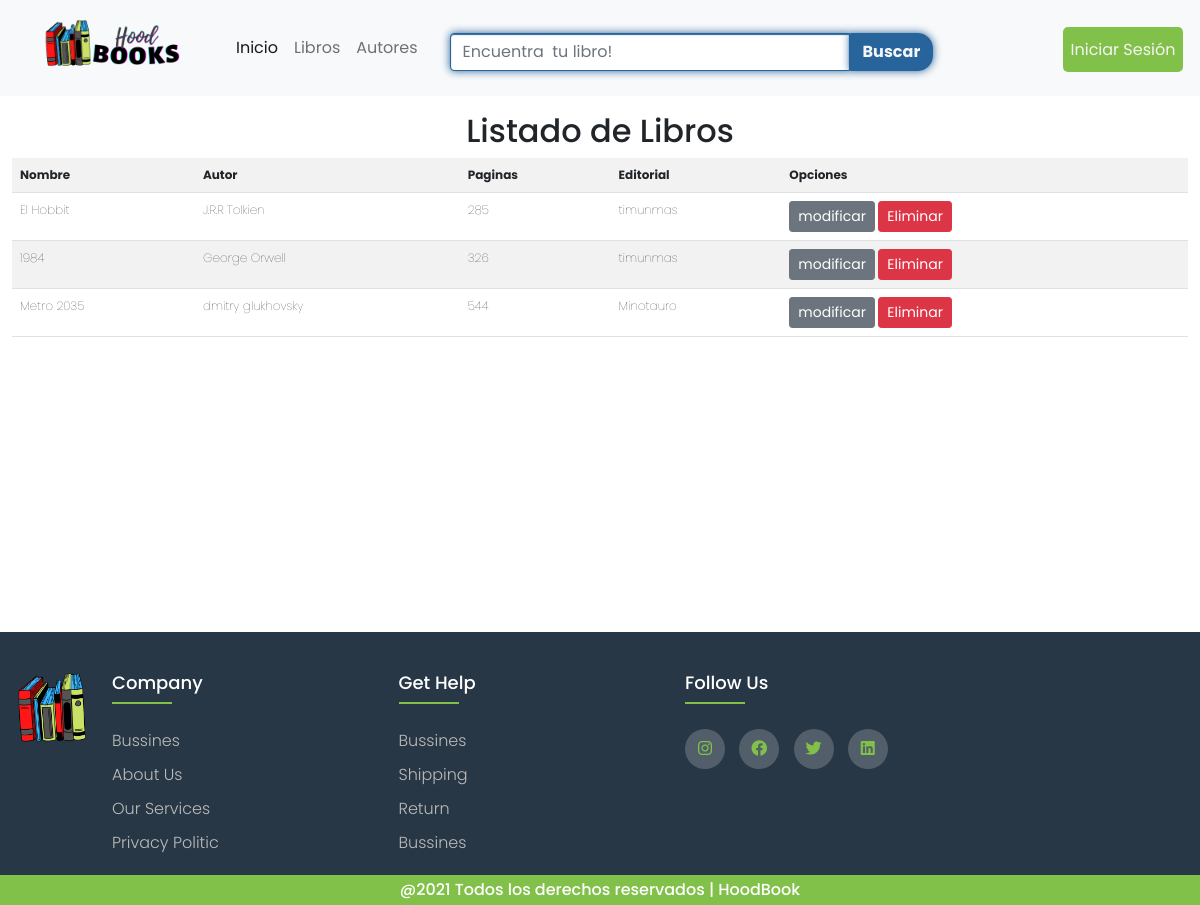
The page /listar-libros/ on the database as committed earlier.
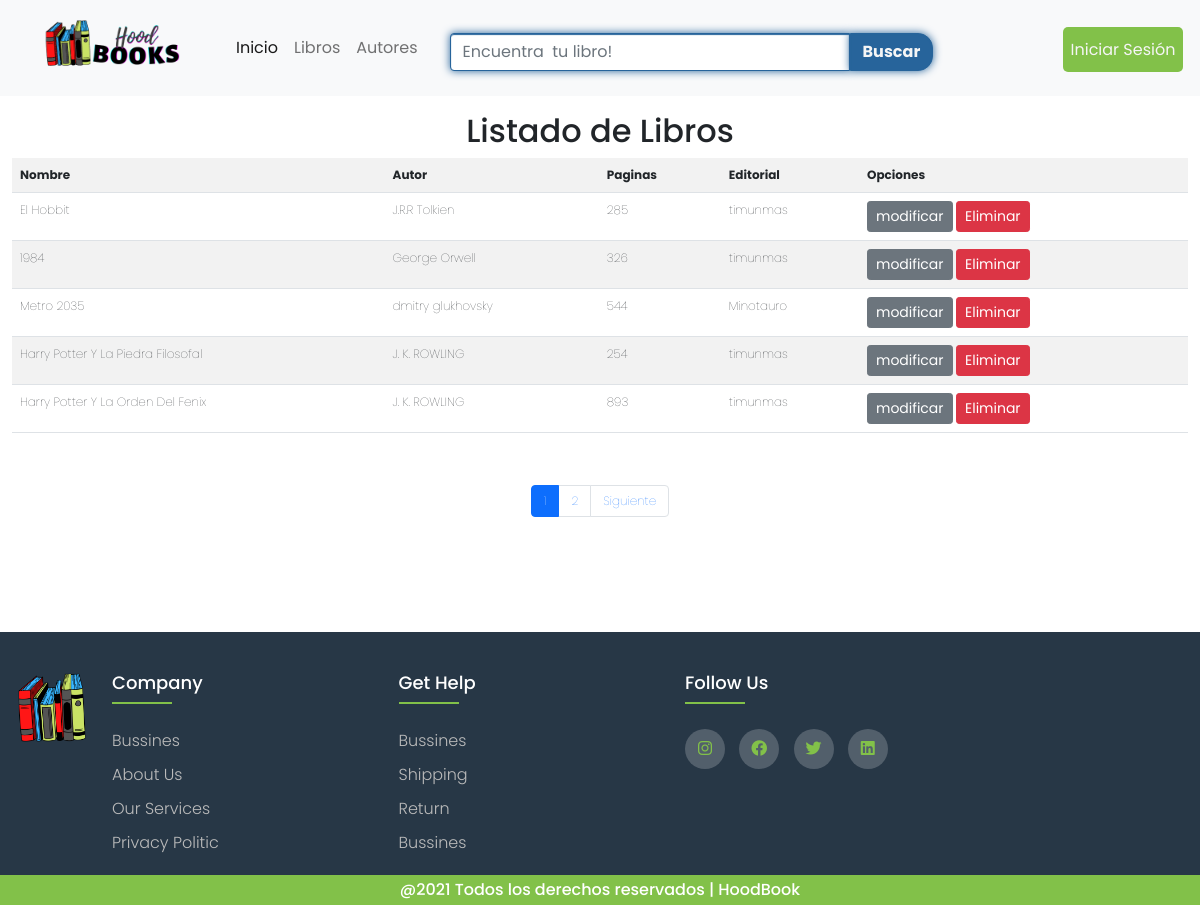
The same page on the database as committed later.
### core/models.py (models this page shows, shortened)
class Libro(models.Model):
    nombre = models.CharField(max_length=50);
    sinopsis = models.TextField();
    paginas = models.IntegerField();
    idioma = models.CharField(max_length=50);
    editorial = models.ForeignKey(Editorial, on_delete=models.PROTECT);
    fecha_estreno = models.DateField();
    autor = models.ForeignKey(Autor,on_delete=models.PROTECT)
    imagenLibro = models.ImageField(upload_to="libros", null=True)
    generoPrimario = models.ForeignKey(GeneroPrimario, on_delete=models.PROTECT);
    generoSecundario = models.ForeignKey(GeneroSecundario, on_delete=models.PROTECT);
    generoTerciario = models.ForeignKey(GeneroTerciario, on_delete=models.PROTECT);

class Autor(models.Model):
    nombre = models.CharField(max_length=50);
    cita = models.TextField();
    historia = models.TextField();
    imagenAutor = models.ImageField(upload_to="libros", null=True)
    def __str__(self):
        return self.nombre

class Editorial (models.Model):
    nombre = models.CharField(max_length=50);
    def __str__(self):
        return self.nombre

### core/views.py (the view)
# urls.py: path('listar-libros/',listar_libros,name="listar_libros"),
def listar_libros(request):
    libros = Libro.objects.all()
    page = request.GET.get('page', 1)
    try:
        paginator =Paginator(libros, 5)
        libros = paginator.page(page)
    except:
        raise Http404
    data = {
        'entity' :libros,
        'paginator':paginator,
    }
    return render(request,'core/libro/listar.html',data)

### core/templates/core/libro/listar.html (shortened to what this page needs)
{% extends 'core/base.html' %}
{% block contenido %}
<div class="container-fluid content">
    <div class="container-fluid mt-3">
        <h2 class="text-center">Listado de Libros </h2>
     </div>
     <table class="table table-striped  table-responsive-sm">
         <tr>
             <th>Nombre</th>
             <th>Autor</th>
             <th>Paginas</th>
             <th>Editorial</th>
             <th>Opciones</th>
         </tr>
         {% for l in entity %}
         <tr>
             <td>{{ l.nombre | title }}</td>
             <td>{{ l.autor }}</td>
             <td>{{ l.paginas }}</td>
             <td>{{ l.editorial }}</td>
             <td>
                 <a href="{% url 'modificar_libro' l.id %}" class="btn btn-secondary btn-sm">modificar</a>
                 <a href="#" onclick="eliminarLibro({{ l.id }})" class="btn btn-danger btn-sm">Eliminar</a>
             </td>
         </tr>
         {% endfor %}
     </table>
     <br>
     <br>
     <div>
         {% include 'core/paginator.html' %}
     </div>
</div>
{% endblock %}

### core/templates/core/base.html (shortened to what this page needs)
<!DOCTYPE html>
<html lang="en">
    <head>
       {% load static %}
        <link href="https://cdn.jsdelivr.net/npm/bootstrap@5.0.2/dist/css/bootstrap.min.css" rel="stylesheet" >
       <link href=" https://cdnjs.cloudflare.com/ajax/libs/font-awesome/6.0.0-beta2/css/all.min.css" rel="stylesheet">
       <link href="{% static 'core/styles/style.css' %}" rel="stylesheet">
    </head>
    <body>
        <nav class="navbar navbar-expand-lg navbar-light bg-light">
            <div class="container-fluid">
              <a class="navbar-brand" href="{% url 'home' %}"><img class="logo" src="{% static 'core/img/logo.png' %}"></a>
              <div class="collapse navbar-collapse " id="navbarNav">
                <ul class="navbar-nav  justify-content-center">
                  <li class="nav-item col align-self-center">
                    <a class="nav-link active " aria-current="page" href="{% url 'home' %}">Inicio</a>
                  </li>
                  <li class="nav-item col align-self-center">
                    <a class="nav-link" href="{% url 'libros' %}">Libros</a>
                  </li>
                  <li class="nav-item col align-self-center">
                    <a class="nav-link" href="{% url 'autores' %}">Autores</a>
                  </li>
                </ul>
                <div class="container mt-2 d-flex flex-row justify-content-center">
                    <form class="d-flex container-fluid">
                      <input class="form-control inputa" type="search" placeholder="Encuentra  tu libro!" >
                      <button class=" btn btn-outline-success inputab " type="submit">Buscar</button>
                    </form>
                </div>
                {% if user.is_authenticated %}
                <a href="{% url 'logout' %}"> <button class="btn-iniciar  mt-2 ">Cerrar Sesión</button></a>
                <a href="#">@{{user.username}}</a>
                {% else %}
                <a href="{% url 'login' %}"> <button class="btn-iniciar  mt-2 ">Iniciar Sesión</button></a>
               {% endif %}
              </div>
            </div>
        </nav>
    <div id="contenido">
    {% block contenido %}
    {% endblock %}
    </div>
         <footer class="footer">
            <div class="container-fluid contenedor-footer">
              <div class="row1">
                <a href="#"><img src="{% static 'core/img/HoodBooks.png' %}" class="img-fluid logo2" ></a>
                <div class="footer-col">
                    <h4>Company</h4>
                    <ul>
                        <li><a href="#">bussines</a></li>
                        <li><a href="#">About us</a></li>
                        <li><a href="#">our Services</a></li>
                        <li><a href="#">Privacy politic</a></li>
                    </ul>
                </div>
                <div class="footer-col">
                  <h4>Get Help</h4>
                  <ul>
                      <li><a href="#">bussines</a></li>
                      <li><a href="#">Shipping</a></li>
                      <li><a href="#">Return</a></li>
                      <li><a href="#">bussines</a></li>
                  </ul>
              </div>
            <div class="footer-col">
              <h4>follow us</h4>
              <div class="social-links">
                  <a href="#"><i class="fab fa-instagram"></i></a>
                  <a href="#"><i class="fab fa-facebook"></i></a>
                  <a href="#"><i class="fab fa-twitter"></i></a>
                  <a href="#"><i class="fab fa-linkedin"></i></a>
              </div>
          </div>
              </div>
            </div>
            <div class="container-fluid derechos text-center" ><h6 class="derechos1">@2021 Todos los derechos reservados | HoodBook </h6></div>
         </footer>
    </body>
</html>

### core/templates/core/paginator.html (shortened to what this page needs)
{% if paginator.num_pages > 1%}
<div class="d-flex justify-content-center">
    <ul class="pagination">
        {% for page in paginator.page_range %}
            {% if page < 7 or page == entity.number %}
            <li class="page-item {% if page == entity.number %}active{% endif %}">
                <a class="page-link" href="?page={{ page }}#pagtable">{{ page }}</a>
            </li>
            {% endif %}
        {% endfor %}
        {% if entity.has_next %}
            <li class="page-item d-none d-sm-block">
                <a class="page-link" href="?page={{ entity.next_page_number }}#pagtable">Siguiente</a>
            </li>
        {% endif %}
    </ul>
</div>
{% endif %}

### core/static/core/styles/style.css (style rules this page uses)
body { font-family: 'Poppins', sans-serif !important; }
.logo { width: 200px; margin-top: -80px; margin-bottom: -50px; padding-bottom: -50px; }
.inputa { max-width: 400px!important; padding:auto; border-top-right-radius: 0px; border-bottom-right-radius: 0px; border-color: #27649B ; box-shadow: 0 1px 1px #27649B inset, 0 0 8px #27649B ; }
.btn-iniciar { background-color: #82C149!important; color: whitesmoke; min-width: 120px; border: none; height: 45px; border-radius: 5px; margin: 5px; }
.inputab { border-top-left-radius: 0px; border-bottom-left-radius: 0px; border-top-right-radius: 15px; border-bottom-right-radius: 15px; background-color: #27649B !important; color: whitesmoke; border-color: #27649B !important; box-shadow: 0 1px 1px #27649B inset, 0 0 8px #27649B!important ; font-weight: bolder; }
.content { min-height: calc(100vh - 30px - 250px); }
.row1 { display: flex; flex-wrap: wrap; }
.footer { background-color: #273746; padding-top:40px ; line-height: 1.5; }
.contenedor-footer { max-width: 1170px; margin:auto; }
ul { list-style:none; margin: 0; padding: 0; }
.footer-col { width: 25%; padding:0 15px; }
.footer-col h4 { font-size: 18px; color: #ffffff; text-transform: capitalize; margin-bottom: 35px; font-weight: 500; position: relative; }
.footer-col h4::before { content: ''; position: absolute; left: 0; bottom: -10px; background-color: #82C149;; height: 2px; box-sizing: border-box; width: 60px; }
.footer-col ul li:not(:last-child) { margin-bottom: 10px; }
.footer-col ul li a { font-size: 16px; text-transform: capitalize; color: white; text-decoration: none; font-weight: 300; color: #bbbbbb; display: block; transition: all 0.5 ease; }
.social-links a { display: inline-block; height: 40px; width: 40px; background-color: rgba(255, 255, 255, 0.2); margin:0 10px 10px 0; text-align: center; line-height: 40px; border-radius: 50%; color: #82C149; transition: all 0.5 ease; }
.logo2 { margin-left: -10px; max-width: 5rem; max-height: 5rem; width: 100%; margin-bottom: 20px; }
.derechos { margin-top: 20px; height: 30px; background-color: #82C149; color: white; padding-top: 5px ; }
.content { font-weight: lighter; font-size: 12px; }

Rows that differ between the two databases and show on the page:
added Libro: nombre "Harry Potter Y La Piedra Filosofal", autor "J. K. ROWLING", paginas "254", editorial "timunmas"
added Libro: nombre "Harry Potter Y La Orden Del Fenix", autor "J. K. ROWLING", paginas "893", editorial "timunmas"
Other text that changed with them:
new list line: "1"
new list line: "2"
text now shown: "Siguiente"
